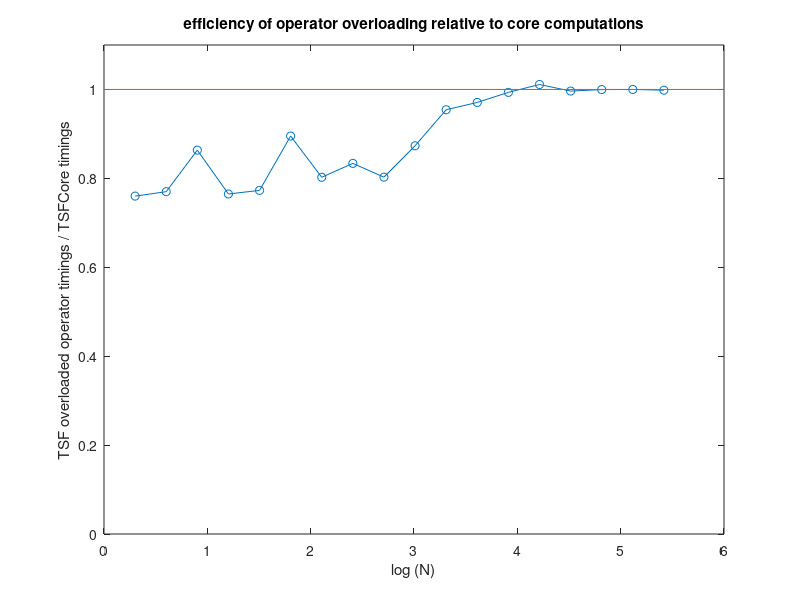

MATLAB code for this plot:

A = load('vectorTimings.dat')

n = A(:,1);

tOp = A(:,3);

tCore = A(:,5);

plot(log10(n), tCore./tOp, '-o') ; axis([0 6 0 1.1]) ; line([0 6], [1 1])

xlabel('log (N)')

ylabel('TSF overloaded operator timings / TSFCore timings')

title('efficiency of operator overloading relative to core computations')